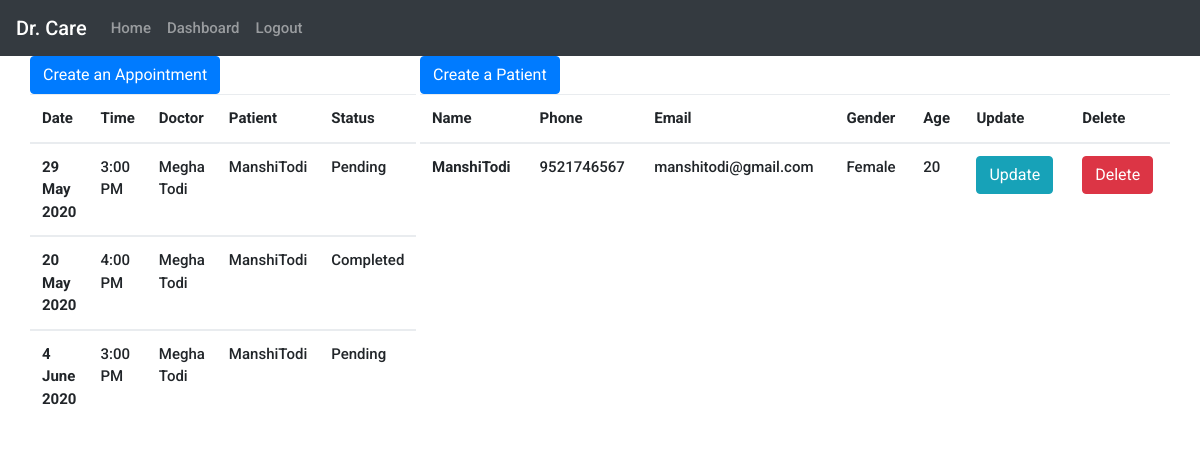
The page /reception/dashboard/ (signed in) on the database as committed earlier.
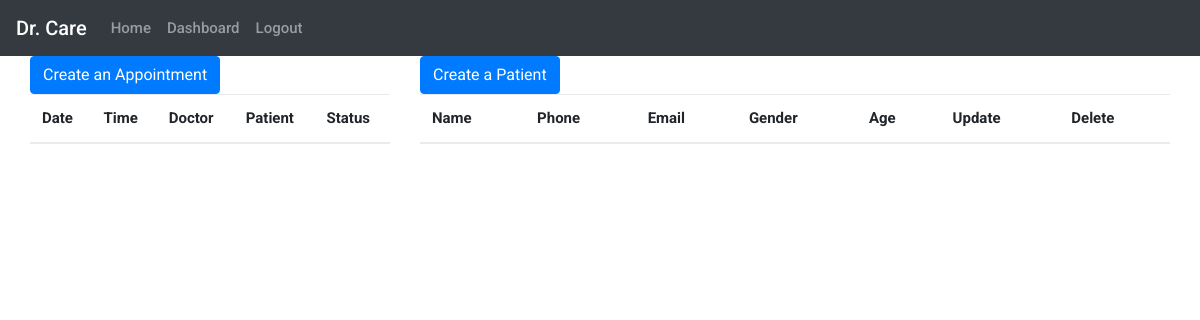
The same page on the database as committed later.
### base/models.py (models this page shows, shortened)
class Appointment(models.Model):
    Patient=models.ForeignKey(Patient,on_delete=models.CASCADE)
    Doctor = models.ForeignKey(Doctor,on_delete=models.CASCADE)
    date=  models.CharField(max_length=100)
    time=models.CharField(max_length=100)
    status=models.CharField(max_length=20,choices=Status_choices,default=None)

class Doctor(models.Model):
    user=models.ForeignKey(Profile,on_delete=models.CASCADE)
    Name=models.CharField(max_length=100,default="None")
    Age=models.IntegerField(default=0)
    Gender=models.CharField(max_length=20,choices=Gender_choices,default="None")
    Address=models.CharField(max_length=500,default="None")
    BloodType=models.CharField(max_length=50,default="None")
    Department=models.CharField(max_length=20,default="None")
    Salary=models.IntegerField(default=0)
    Attendance=models.IntegerField(default=0)
    def __str__(self):
        return self.Name

class Patient(models.Model):
    user=models.ForeignKey(Profile,on_delete=models.CASCADE)
    Name=models.CharField(max_length=100,default="None")
    Age=models.IntegerField(default=0)
    Gender=models.CharField(max_length=20,choices=Gender_choices,default="None")
    Address=models.CharField(max_length=500,default="None")
    Outstanding=models.CharField(max_length=50,default=0)
    Paid=models.CharField(max_length=50,default=0)
    BloodType=models.CharField(max_length=50,default="None")
    def __str__(self):
        return self.Name

class Profile(models.Model):
    user=models.OneToOneField(User,on_delete=models.CASCADE)
    Firstname=models.CharField(max_length=100,blank=True, null=True)
    Lastname=models.CharField(max_length=100,blank=True, null=True)
    Email=models.EmailField(max_length=200)
    Phone=models.CharField(max_length=10)
    Registeras=models.CharField(max_length=30,blank=True, null=True,choices=category_choices)

### base/views.py (the view)
# urls.py: path('reception/dashboard/',views.dashboard,name='dash'),
@login_required(login_url='/login/')
def dashboard(request):
    app=Appointment.objects.all()
    pat=Patient.objects.all()
    context={
        'app':app,
        'pat':pat,
    }
    return render(request,'reception/dashboard.html',context)

### base/templates/reception/dashboard.html
{% extends 'reception/base.html' %}
{% block content %}
<div class="container">
  <div class="row">
    <div class="col-sm-4">
        <a class="btn btn-primary" href="{% url 'app_new' %}" role="button">Create an Appointment</a>
        <table class="table">
        <thead>
            <tr>
            <th scope="col">Date</th>
            <th scope="col">Time</th>
            <th scope="col">Doctor</th>
            <th scope="col">Patient</th>
            <th scope="col">Status</th>
            </tr>
        </thead>
        {% for val in app %}
        <tbody>
            <tr>
            <th scope="row">{{ val.date }}</th>
            <td>{{ val.time }}</td>
            <td>{{ val.Doctor }}</td>
            <td>{{ val.Patient }}</td>
            <td>{{ val.status }}</td>
            </tr>
        </tbody>
        {% endfor %}
        </table>
    </div>
    <div class="col-sm-8">
        <a class="btn btn-primary" href="{% url 'pat_new' %}" role="button">Create a Patient</a>
        <table class="table">
        <thead>
            <tr>
            <th scope="col">Name</th>
            <th scope="col">Phone</th>
            <th scope="col">Email</th>
            <th scope="col">Gender</th>
            <th scope="col">Age</th>
            <th scope="col">Update</th>
            <th scope="col">Delete</th>
            </tr>
        </thead>
        {% for val in pat %}
        <tbody>
            <tr>
            <th scope="row">{{ val.Name }}</th>
            <td>{{ val.user.Phone }}</td>
            <td>{{ val.user.Email }}</td>
            <td>{{ val.Gender }}</td>
            <td>{{ val.Age }}</td>
            <td><a class="btn btn-info" href="{% url 'profile_update' pk=val.pk %}" role="button">Update</a></td>
            <td><a class="btn btn-danger" href="{% url 'profile_delete' pk=val.pk %}" role="button">Delete</a></td>
            </tr>
        </tbody>
        {% endfor %}
        </table>
    </div>
  </div>
</div>
{% endblock %}

### base/templates/reception/base.html (shortened to what this page needs)
{% load static %}
<!DOCTYPE html>
<html lang="en">
<head>
  <link rel="stylesheet" href="https://maxcdn.bootstrapcdn.com/bootstrap/4.5.0/css/bootstrap.min.css">
  <link rel="stylesheet" type="text/css" href="{% static "styles/bootstrap4/bootstrap.min.css" %}">
  <link href={% static "plugins/font-awesome-4.7.0/css/font-awesome.min.css" %} rel="stylesheet" type="text/css">
  <link rel="stylesheet" type="text/css" href={% static "plugins/OwlCarousel2-2.2.1/owl.carousel.css" %}>
  <link rel="stylesheet" type="text/css" href={% static "plugins/OwlCarousel2-2.2.1/owl.theme.default.css" %}>
  <link rel="stylesheet" type="text/css" href={% static "plugins/OwlCarousel2-2.2.1/animate.css" %}>
  <link rel="stylesheet" type="text/css" href={% static "styles/contact.css" %}>
  <link rel="stylesheet" type="text/css" href={% static "styles/main_styles.css" %}>
  <link rel="stylesheet" type="text/css" href={% static "styles/responsive.css" %}>
</head>
<body>
<nav class="navbar navbar-expand-sm bg-dark navbar-dark">
  <a class="navbar-brand" href="#">Dr. Care</a>
  <ul class="navbar-nav">
    <li class="nav-item">
      <a class="nav-link" href="{% url 'rhome' %}">Home</a>
    </li>
    <li class="nav-item">
      <a class="nav-link" href="{% url 'dash' %}">Dashboard</a>
    </li>
    <li class="nav-item">
      <a class="nav-link" href="{% url 'logout' %}">Logout</a>
    </li>
  </ul>
</nav>
<div>
{% block content %}
{% endblock %}
</div>
</body>
</html>

### base/static/styles/contact.css (style rules this page uses)
* { margin: 0; padding: 0; -webkit-font-smoothing: antialiased; -webkit-text-shadow: rgba(0,0,0,.01) 0 0 1px; text-shadow: rgba(0,0,0,.01) 0 0 1px; }
body { font-family: 'Roboto', sans-serif; font-size: 15px; font-weight: 500; background: #FFFFFF; color: #696969; }
div { display: block; position: relative; -webkit-box-sizing: border-box; -moz-box-sizing: border-box; box-sizing: border-box; }
ul { list-style: none; margin-bottom: 0px; }
a { -webkit-transition: all 200ms ease; -moz-transition: all 200ms ease; -ms-transition: all 200ms ease; -o-transition: all 200ms ease; transition: all 200ms ease; }
a, a:hover, a:visited, a:active, a:link { text-decoration: none; -webkit-font-smoothing: antialiased; -webkit-text-shadow: rgba(0,0,0,.01) 0 0 1px; text-shadow: rgba(0,0,0,.01) 0 0 1px; }

### base/static/styles/main_styles.css (style rules this page uses)
* { margin: 0; padding: 0; -webkit-font-smoothing: antialiased; -webkit-text-shadow: rgba(0,0,0,.01) 0 0 1px; text-shadow: rgba(0,0,0,.01) 0 0 1px; }
body { font-family: 'Roboto', sans-serif; font-size: 15px; font-weight: 500; background: #FFFFFF; color: #696969; }
div { display: block; position: relative; -webkit-box-sizing: border-box; -moz-box-sizing: border-box; box-sizing: border-box; }
ul { list-style: none; margin-bottom: 0px; }
a { -webkit-transition: all 200ms ease; -moz-transition: all 200ms ease; -ms-transition: all 200ms ease; -o-transition: all 200ms ease; transition: all 200ms ease; }
a, a:hover, a:visited, a:active, a:link { text-decoration: none; -webkit-font-smoothing: antialiased; -webkit-text-shadow: rgba(0,0,0,.01) 0 0 1px; text-shadow: rgba(0,0,0,.01) 0 0 1px; }

Rows that differ between the two databases and show on the page:
removed Appointment: date "29 May 2020", time "3:00 PM", Doctor "Megha Todi", Patient "ManshiTodi", status "Pending"
removed Appointment: date "20 May 2020", time "4:00 PM", Doctor "Megha Todi", Patient "ManshiTodi", status "Completed"
removed Appointment: date "4 June 2020", time "3:00 PM", Doctor "Megha Todi", Patient "ManshiTodi", status "Pending"
removed Patient: Name "ManshiTodi", user.Phone "9521746567", user.Email "manshitodi@gmail.com", Gender "Female", Age "20"
